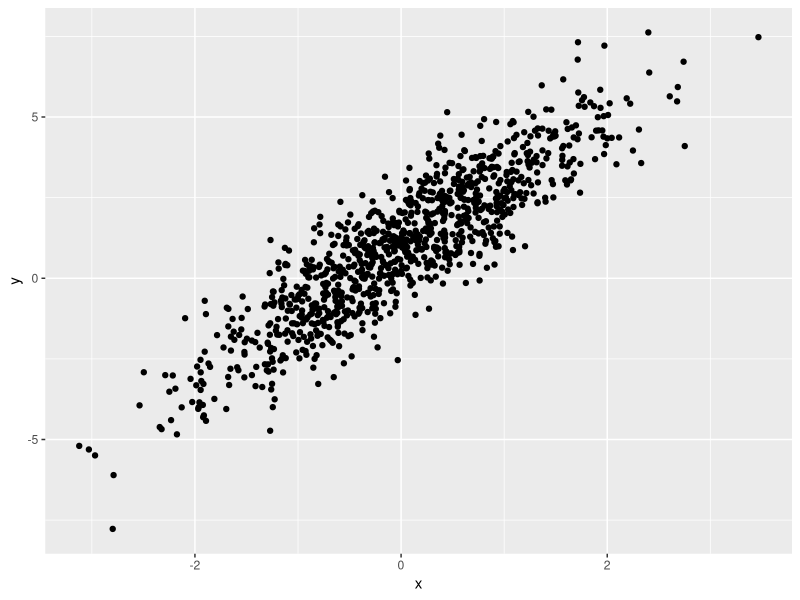
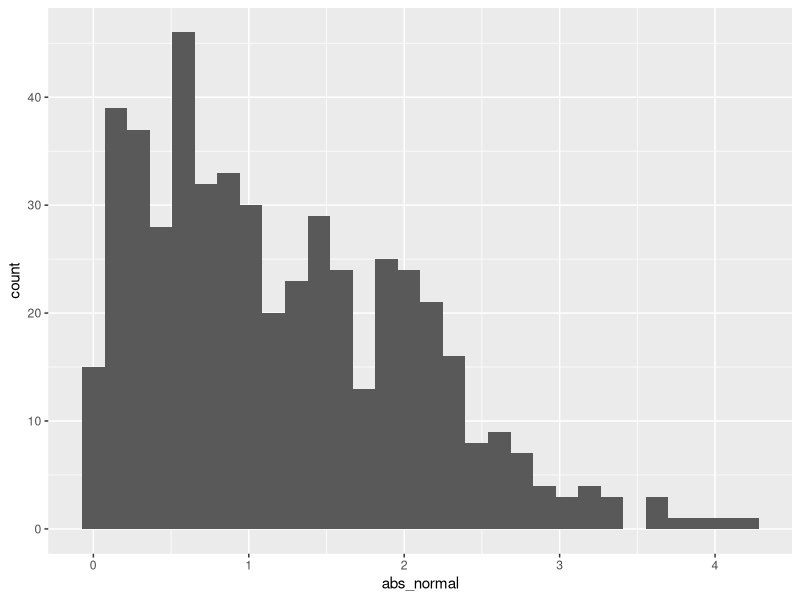

These charts were generated, in order, by the following R code:
## ---- chunk 1
library(tidyverse)
## ---- chunk 2
samp = rnorm(100)
length(samp)
## ---- chunk 3
plot_df =
  tibble(
    x = rnorm(n=1000),
    y = 1+2*x+rnorm(n=1000)
  )
ggplot(plot_df, aes(x=x, y=y)) +geom_point()
## ---- chunk 4
library(tidyverse)
plot_df =
  tibble(
    x = rnorm(n=500, mean=1),
    logVar = x > 0,
    abs_normal = abs(x)
  )
ggplot(plot_df, aes(x=abs_normal)) + geom_histogram()

median_samp = median(pull(plot_df, x))
